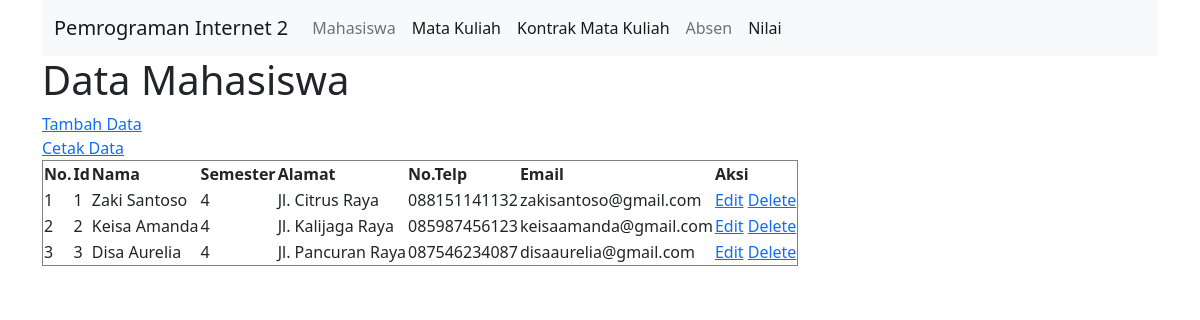
The page /mahasiswa.php on the database its author committed.
### tables this page shows
CREATE TABLE `tbl_mhs` (
  `id` int(11) NOT NULL,
  `nama` varchar(40) NOT NULL,
  `semester` int(11) NOT NULL,
  `alamat` varchar(40) NOT NULL,
  `no_tlp` varchar(20) NOT NULL,
  `email` varchar(40) NOT NULL
);

### connection.php (called while the page is built)
<?php
class Connection
{
    public function get_connection()
    {
        $host = "localhost";
        $database = "mahasiswa";
        $username = "root";
        $password = "";
        $connect = new mysqli($host, $username, $password, $database);
        return $connect;
    }
}
?>

### model.php (called while the page is built, shortened)
<?php
include 'connection.php';
class Model extends Connection
{
    public function __construct()
    {
        $this->conn = $this->get_connection();
    }
    public function tampil_data_mhs()
    {
        $sql = "SELECT * FROM tbl_mhs";
        $bind = $this->conn->query($sql);
        while ($obj = $bind->fetch_object()) {
            $baris[] = $obj;
        }
        if (!empty($baris)) {
            return $baris;
        }
    }
}

### mahasiswa.php (the view, shortened to what this page needs)
<?php
include 'model.php';
$model = new Model();
$index = 1;
?>
<!doctype html>
<html lang="en">
<div class="container">
<nav class="navbar navbar-expand-lg navbar-light bg-light">
  <div class="container-fluid">
    <a class="navbar-brand" href="#">Pemrograman Internet 2</a>
    <div class="collapse navbar-collapse" id="navbarNav">
      <ul class="navbar-nav">
        <li class="nav-item">
          <a class="nav-link" aria-current="page" href="mahasiswa.php">Mahasiswa</a>
        </li>
        <li class="nav-item">
          <a class="nav-link active" href="matakuliah.php">Mata Kuliah</a>
        </li>
        <li class="nav-item">
          <a class="nav-link active" href="kontrak_mk.php">Kontrak Mata Kuliah</a>
        </li>
        <li class="nav-item">
          <a class="nav-link" href="absen.php">Absen</a>
        </li>
        <li class="nav-item">
          <a class="nav-link active" href="index.php">Nilai</a>
        </li>
      </ul>
    </div>
  </div>
</nav>
<head>
    <link href="https://cdn.jsdelivr.net/npm/bootstrap@5.0.0-beta3/dist/css/bootstrap.min.css" rel="stylesheet">
</head>
<body>
        <h1>Data Mahasiswa</h1>
        <a href="create_mhs.php">Tambah Data</a>
        <br>
        <a href="print_mhs.php" target="_blank">Cetak Data</a>
        <br>
        <table border="1">
            <thead>
                <tr>
                    <th>No.</th>
                    <th>Id</th>
                    <th>Nama</th>
                    <th>Semester</th>
                    <th>Alamat</th>
                    <th>No.Telp</th>
                    <th>Email</th>
                    <th>Aksi</th>
                </tr>
            </thead>
            <tbody>
                <?php
                $result = $model->tampil_data_mhs();
                if (!empty($result)) {
                    foreach ($result as $data) : ?>
                        <tr>
                            <td><?= $index++ ?></td>
                            <td><?= $data->id ?></td>
                            <td><?= $data->nama ?></td>
                            <td><?= $data->semester ?></td>
                            <td><?= $data->alamat ?></td>
                            <td><?= $data->no_tlp ?></td>
                            <td><?= $data->email ?></td>
                            <td>
                                <a name="edit" id="edit" href="edit_mhs.php?id=<?= $data->id ?>">Edit</a>
                                <a name="hapus" id="hapus" href="process.php?id=<?= $data->id ?>">Delete</a>
                            </td>
                        </tr>
                    <?php endforeach;
                } else { ?>
                <tr>
                    <td colspan="9">Belum ada data pada tabel data mahasiswa.</td>
                </tr>
                <?php } ?>
            </tbody>
        </table>
    </div>
</body>
</html>

### rows shown on the page
tbl_mhs: id "1", nama "Zaki Santoso", semester "4", alamat "Jl. Citrus Raya", no_tlp "088151141132", email "zakisantoso@gmail.com"
tbl_mhs: id "2", nama "Keisa Amanda", semester "4", alamat "Jl. Kalijaga Raya", no_tlp "085987456123", email "keisaamanda@gmail.com"
tbl_mhs: id "3", nama "Disa Aurelia", semester "4", alamat "Jl. Pancuran Raya", no_tlp "087546234087", email "disaaurelia@gmail.com"
